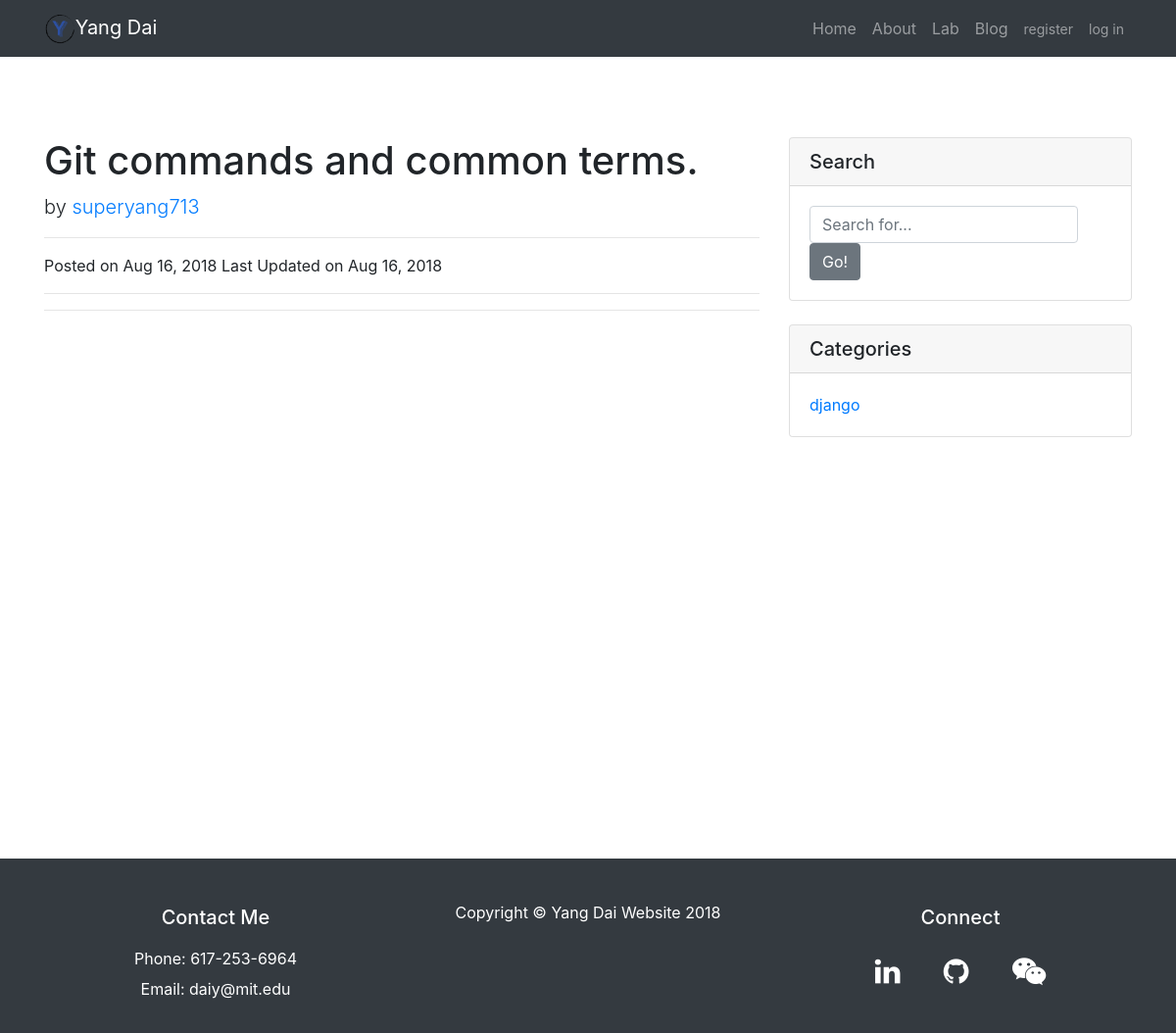
Screenshot of /blog/git-commands-and-common-terms with the database file from the repository.
### blog/models.py (models this page shows, shortened)
class Post(models.Model):
    author = models.ForeignKey('auth.User', on_delete=models.CASCADE)
    title = models.CharField(max_length=255)
    body = MarkdownxField()
    created_date = models.DateTimeField(default=timezone.now)
    published_date = models.DateTimeField(blank=True, null=True)
    slug = models.SlugField(max_length=140, unique=True)
    tag = models.ManyToManyField(Tag, related_name='posts')
    @property
    def formatted_markdown(self):
        return markdownify(self.body)
    class Meta:
        verbose_name_plural = 'posts'

class Tag(models.Model):
    name = models.CharField(max_length=255)

### blog/views.py (the view)
# urls.py: path('<slug:slug>', PostDetailView.as_view(), name='post_detail'),
class PostDetailView(DetailView):
    model = Post
    slug_url_kwarg = 'slug'
    template_name = 'blog/post_detail.html'
    def get_context_data(self, **kwargs):
        context = super().get_context_data(**kwargs)
        context['post'] = get_object_or_404(Post, slug=self.kwargs['slug'])
        context['tags'] = Tag.objects.all()
        return context

### blog/templates/blog/post_detail.html (shortened to what this page needs)
{% extends "blog/base.html" %}
{% load bootstrap4 %}
{% load disqus_tags %}
{% block content %}
<div class="col-lg-8">
  <h1 class="mt-4">{{ post.title }}</h1>
  <p class="lead">by <a href="{% url 'home:about' %}">{{ post.author }}</a></p>
  <hr>
  <p>Posted on {{ post.created_date|date:'M d, Y' }} Last Updated on {{ post.published_date|date:'M d, Y' }}</p>
  <hr>
  <hr>
</div>
{% endblock content %}

### blog/templates/blog/base.html (shortened to what this page needs)
{% load bootstrap4 %}
{% load static %}
<!DOCTYPE html>
<html lang="en">
<head>
  {% bootstrap_css %}
  <link href="{% static 'home/css/font-awesome/css/font-awesome.min.css' %}" rel="stylesheet">
  <link href="{% static 'home/css/custom.css' %}" rel="stylesheet">
</head>
<body>
  <nav class="navbar navbar-expand-lg navbar-dark bg-dark fixed-top">
    <div class="container">
      <a class="navbar-brand" href="{% url 'home:index' %}"><img style="max-height:30px;" src="{% static 'home/images/yang_banner.png'%}"/>Yang Dai</a>
      <div class="collapse navbar-collapse" id="navbarResponsive">
        <ul class="navbar-nav ml-auto">
          <li class="nav-item active">
            <a class="nav-link" href="{% url 'home:index' %}">Home
            </a>
          </li>
          <li class="nav-item">
            <a class="nav-link" href="{% url 'home:about' %}">About</a>
          </li>
          <li class="nav-item">
            <a class="nav-link" href="{% url 'lab:pressure_monitor' %}">Lab</a>
          </li>
          <li class="nav-item">
            <a class="nav-link" href="{% url 'blog:post_list' %}">Blog</a>
          </li>
          {% if user.is_authenticated %}
          <li class="nav-item">
            <a class="nav-link">Hello, {{ user.username }}</a>
          </li>
          <li class="nav-item">
            <a class="nav-link" href="{% url 'users:logout' %}"><small>log out</small></a>
          </li>
          {% else %}
          <li class="nav-item">
            <a class="nav-link" href="{% url 'users:register' %}"><small>register</small></a>
          </li>
          <li class="nav-item">
            <a class="nav-link" href="{% url 'users:login' %}"><small>log in</small></a>
          </li>
          {% endif %}
        </ul>
      </div>
    </div>
  </nav>
  <div class="container">
    <div class="row">
      {% block content %}
      {% endblock content %}
      <div class="col-md-4">
        <div class="card my-4">
          <h5 class="card-header">Search</h5>
          <div class="card-body">
            <div class="input-group">
              <form class="form-inline" action="{% url 'blog:search' %}" method="get">
                <input type="text" name="q" class="form-control" placeholder="Search for...">
                {% buttons %}
                  <button class="btn btn-secondary">Go!</button>
                {% endbuttons %}
              </form>
            </div>
          </div>
        </div>
        <div class="card my-4">
          <h5 class="card-header">Categories</h5>
          <div class="card-body">
            <ul class="list-unstyled mb-0">
            {% for tag in tags %}
              <li>
                <a href="{% url 'blog:tag_search_result' pk=tag.id %}">{{tag.name }}</a>
              </li>
            {% endfor %}
            </ul>
          </div>
        </div>
      </div>
    </div>
  </div>
  <div class="footer">
    <div class="py-5 bg-dark">
      <footer>
        <div class="container">
          <div class="row">
            <div class="col-sm">
              <div class="m-0 text-center text-white">
                <h5>Contact Me</h5><br>
                <p>Phone: 617-253-6964</p>
                <p>Email: daiy@mit.edu</p>
              </div>
            </div>
            <div class="col-sm">
              <div class="m-0 text-center text-white">
                <p>Copyright &copy; Yang Dai Website 2018</p>
              </div>
            </div>
            <div class="col-sm">
              <div class="m-0 text-center text-white">
                <h5>Connect</h5>
                <a href="https://www.linkedin.com/in/yangdai713"><i class="fa fa-linkedin"></i></a>
                <a href="https://github.com/superyang713" class="fa fa-github"></a>
                <a href="{% static 'home/images/wechat.jpg' %}" class="fa fa-wechat"></a>
              </div>
            </div>
          </div>
        </div>
      </footer>
    </div>
  </div>
</body>
</html>

### home/static/home/css/custom.css (style rules this page uses)
html { position: relative; min-height: 85%; }
body { margin-bottom: 60px; }
@media (min-width: 992px) { body { padding-top: 56px; } }
footer .fa { padding: 20px; font-size: 30px; color: white; }
.footer { position: absolute; bottom: 0; width: 100%; height: 20px; line-height: 15px; }
body > .container { padding: 60px 15px 0; }

### rows the page displays
Post: title "Git commands and common terms.", author "superyang713", created_date "Aug 16, 2018", published_date "Aug 16, 2018"
Tag: name "django"
